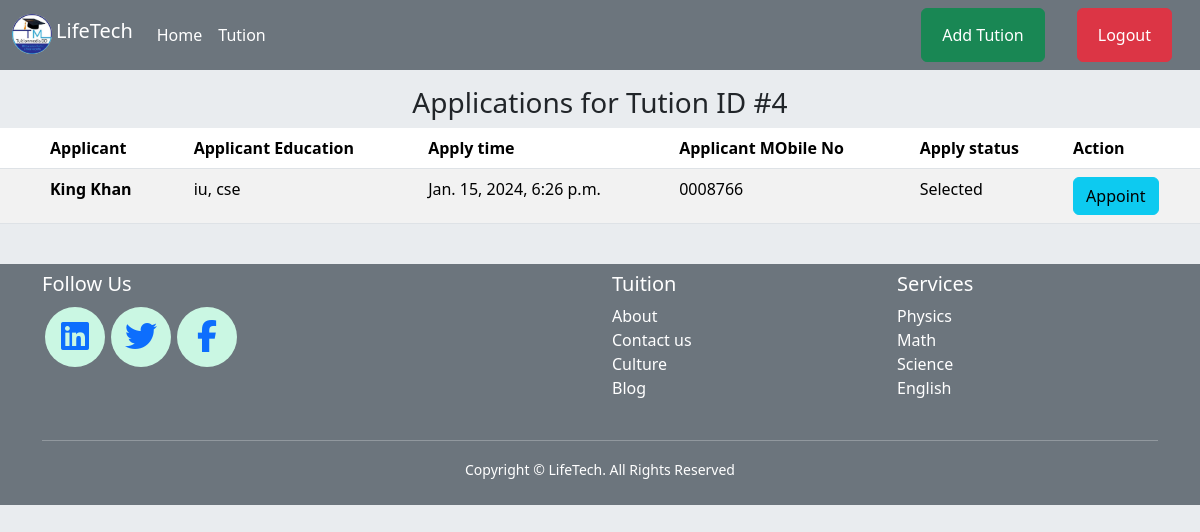
/apply/application/4/ (signed in), run on an earlier commit of the app's database.
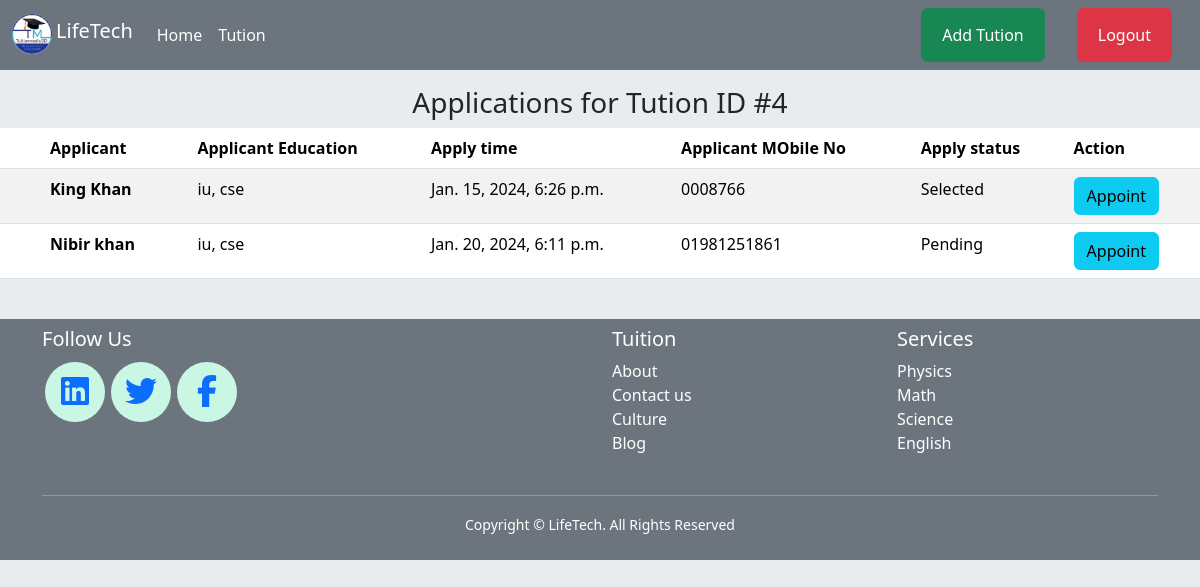
And on a later commit of the database.
### apply_tution/models.py (models this page shows, shortened)
class ApplicationModel(models.Model):
    applicant = models.ForeignKey(ApplicantModel, on_delete=models.CASCADE)
    tution = models.ForeignKey(TutionModel, on_delete=models.CASCADE)
    appaly_status = models.CharField(max_length=30, choices=APPALY_STATUS, default='Pending')
    created_time = models.DateTimeField(auto_now_add=True)
    cancel = models.BooleanField(default=False)

### users/models.py (models this page shows)
class ApplicantModel(models.Model):
    user = models.OneToOneField(User, on_delete=models.CASCADE)
    mobile_no = models.CharField(max_length=12)
    educational_qualification = models.TextField()
    def __str__(self):
        return f"{self.user.first_name} {self.user.last_name}"

### apply_tution/views.py (the view)
# urls.py: path('application/<int:tution_id>/', admin_all_applications_views, name='application'),
@user_passes_test(lambda u: u.is_superuser)
def admin_all_applications_views(request, tution_id):
    tution = get_object_or_404(TutionModel, pk=tution_id)
    applications = ApplicationModel.objects.filter(tution=tution)
    return render(request, 'all_applications.html', {'applications': applications, 'tution': tution})

### apply_tution/templates/all_applications.html (shortened to what this page needs)
{% extends "base.html" %}
{% load static %}
{% block content %}
<div class="text-center mt-3">
  <h3>Applications for Tution ID #{{tution.id}}</h3>
</div>
<div class="bg-body-secondary pb-4">
  <div class="table-responsive">
      {% if applications %}
        <table class="table table-striped table-hover w-100 bg-body-secondary">
            <thead>
        <tr style="padding-left: 50px;">
            <th style="padding-left: 50px;" scope="col">Applicant</th>
            <th scope="col">Applicant Education</th>
            <th scope="col">Apply time</th>
            <th scope="col">Applicant MObile No</th>
            <th scope="col">Apply status</th>
            <th scope="col">Action</th>
          </tr>
        </thead>
        <tbody>
            {% for i in applications %}
            <tr>
                <th style="padding-left: 50px;" scope="row">{{i.applicant}}</th>
                <td>{{i.applicant.educational_qualification}}</td>
                <td>{{i.created_time}}</td>
                <td>{{i.applicant.mobile_no}}</td>
                <td>{{i.appaly_status}}</td>
                <td><a class="btn btn-info" href="{% url 'confirm_application' i.id %}">Appoint </a></td>
              </tr>
            {% endfor %}
        </tbody>
    </table>
    {% endif %}
</div>
</div>
{% endblock content %}

What changed in the data, as far as the page shows it:
added ApplicationModel: applicant "Nibir khan", applicant.educational_qualification "iu, cse", created_time "Jan. 20, 2024, 6:11 p.m.", applicant.mobile_no "01981251861", appaly_status "Pending"
